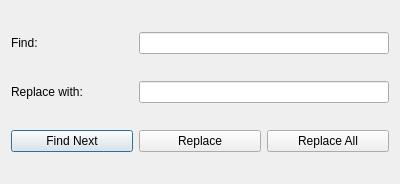
<?xml version="1.0" encoding="UTF-8"?>
<ui version="4.0">
 <class>SearchDialog</class>
 <widget class="QDialog" name="SearchDialog">
  <property name="geometry">
   <rect>
    <x>0</x>
    <y>0</y>
    <width>400</width>
    <height>184</height>
   </rect>
  </property>
  <property name="windowTitle">
   <string>Dialog</string>
  </property>
  <layout class="QGridLayout" name="gridLayout">
   <item row="0" column="0">
    <widget class="QLabel" name="label">
     <property name="text">
      <string>Find:</string>
     </property>
    </widget>
   </item>
   <item row="0" column="1" colspan="2">
    <widget class="QLineEdit" name="findLineEdit"/>
   </item>
   <item row="1" column="0">
    <widget class="QLabel" name="label_2">
     <property name="text">
      <string>Replace with: </string>
     </property>
    </widget>
   </item>
   <item row="1" column="1" colspan="2">
    <widget class="QLineEdit" name="replaceLineEdit"/>
   </item>
   <item row="2" column="0">
    <widget class="QPushButton" name="findNextButton">
     <property name="text">
      <string>Find Next</string>
     </property>
    </widget>
   </item>
   <item row="2" column="1">
    <widget class="QPushButton" name="replaceButton">
     <property name="text">
      <string>Replace</string>
     </property>
    </widget>
   </item>
   <item row="2" column="2">
    <widget class="QPushButton" name="replaceAllButton">
     <property name="text">
      <string>Replace All</string>
     </property>
    </widget>
   </item>
  </layout>
 </widget>
 <resources/>
 <connections/>
</ui>
